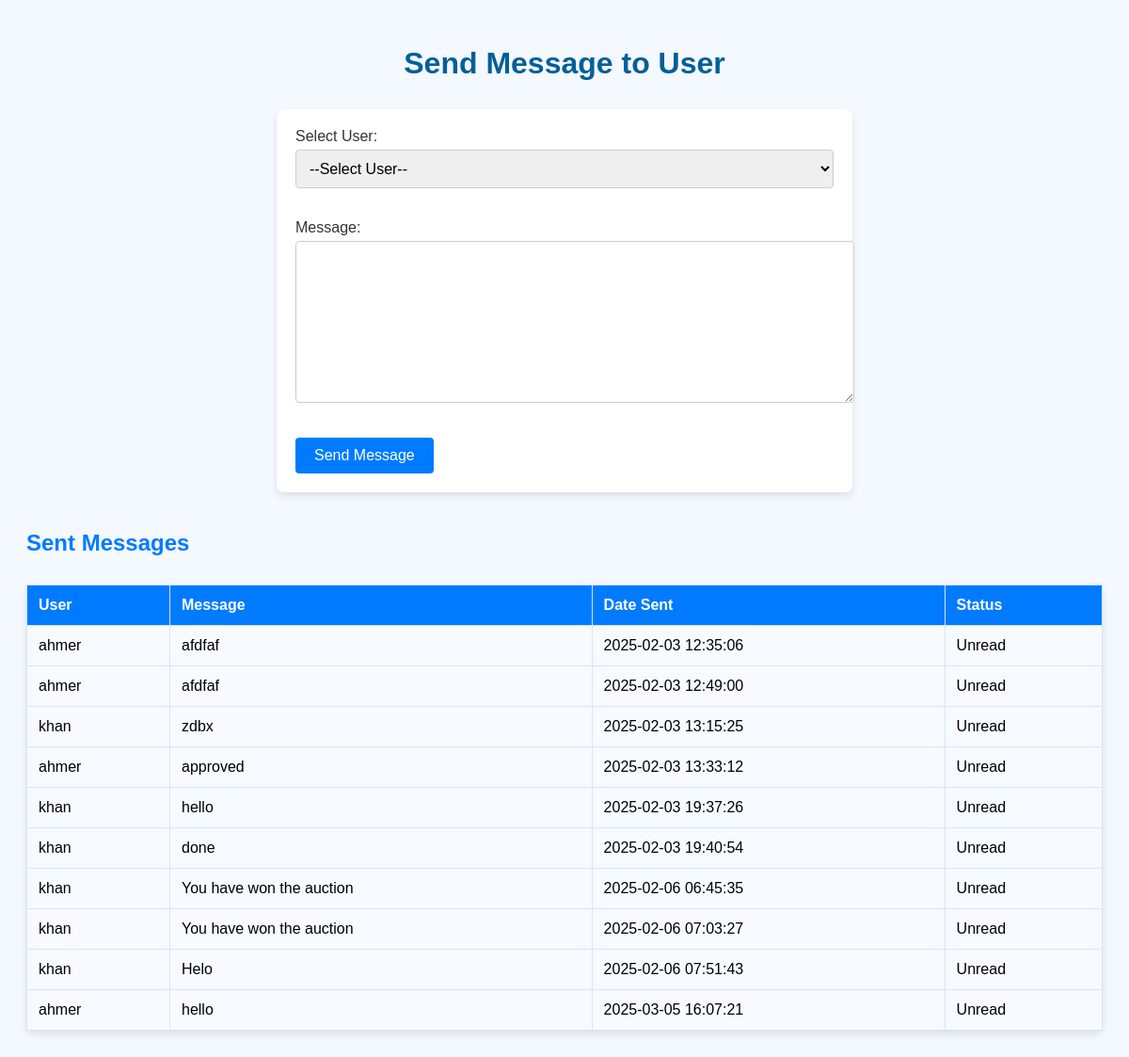
/admin-messages.php, run on the app's committed database.
### tables this page shows
CREATE TABLE `admin_messages` (
  `id` int(11) NOT NULL,
  `user_id` int(11) NOT NULL,
  `message` text NOT NULL,
  `message_date` timestamp NOT NULL DEFAULT current_timestamp(),
  `status` enum('unread','read') DEFAULT 'unread'
);

CREATE TABLE `memberships` (
  `id` int(11) NOT NULL,
  `full_name` varchar(255) NOT NULL,
  `email` varchar(255) NOT NULL,
  `phone` varchar(15) NOT NULL,
  `membership_type` enum('Basic','Premium','Lifetime') NOT NULL,
  `message` text DEFAULT NULL,
  `application_date` timestamp NOT NULL DEFAULT current_timestamp(),
  `status` enum('pending','accepted','rejected') DEFAULT 'pending'
);

### src/admin-messages.php (the view, shortened to what this page needs)
<?php
include('db.php');
?>
<!DOCTYPE html>
<html lang="en">
<head>
</head>
<body>
    <h1>Send Message to User</h1>
    <form action="" method="POST">
        <label for="user_id">Select User:</label>
        <select name="user_id" required>
            <option value="">--Select User--</option>
        </select><br><br>
        <label for="message">Message:</label><br>
        <textarea name="message" required></textarea><br><br>
        <button type="submit" name="send_message">Send Message</button>
    </form>
    <h2>Sent Messages</h2>
    <table>
        <thead>
            <tr>
                <th>User</th>
                <th>Message</th>
                <th>Date Sent</th>
                <th>Status</th>
            </tr>
        </thead>
        <tbody>
            <?php
            $query = "SELECT m.full_name, am.message, am.message_date, am.status FROM admin_messages am
                      JOIN memberships m ON am.user_id = m.id";
            $messages_result = mysqli_query($conn, $query);
            while ($message = mysqli_fetch_assoc($messages_result)):
            ?>
                <tr>
                    <td><?php echo $message['full_name']; ?></td>
                    <td><?php echo nl2br(htmlspecialchars($message['message'])); ?></td>
                    <td><?php echo $message['message_date']; ?></td>
                    <td><?php echo ucfirst($message['status']); ?></td>
                </tr>
            <?php endwhile; ?>
        </tbody>
    </table>
</body>
</html>

### src/admin-messages.php (style rules this page uses)
body { font-family: Arial, sans-serif; background-color: #f4f8ff; padding: 20px; }
h1 { text-align: center; color: #005f99; margin-bottom: 30px; }
h2 { color: #007bff; margin-top: 40px; }
form { background-color: #ffffff; padding: 20px; border-radius: 8px; box-shadow: 0 4px 8px rgba(0, 0, 0, 0.1); margin-bottom: 30px; width: 50%; margin: 0 auto; }
label { font-size: 16px; color: #333; }
select, textarea { width: 100%; padding: 10px; margin-top: 5px; margin-bottom: 15px; border: 1px solid #ccc; border-radius: 4px; font-size: 16px; }
button { padding: 10px 20px; background-color: #007bff; color: white; border: none; border-radius: 4px; font-size: 16px; cursor: pointer; }
table { width: 100%; border-collapse: collapse; margin-top: 30px; background-color: #ffffff; border-radius: 8px; box-shadow: 0 4px 8px rgba(0, 0, 0, 0.1); }
th, td { padding: 12px; text-align: left; border: 1px solid #d1e7fd; }
th { background-color: #007bff; color: white; }
td { background-color: #f7faff; }
textarea { height: 150px; resize: vertical; }

### data on the page
admin_messages: user.full_name "ahmer", message "afdfaf", message_date "2025-02-03 12:35:06", status "Unread"
admin_messages: user.full_name "ahmer", message "afdfaf", message_date "2025-02-03 12:49:00", status "Unread"
admin_messages: user.full_name "khan", message "zdbx", message_date "2025-02-03 13:15:25", status "Unread"
admin_messages: user.full_name "ahmer", message "approved", message_date "2025-02-03 13:33:12", status "Unread"
admin_messages: user.full_name "khan", message "hello", message_date "2025-02-03 19:37:26", status "Unread"
admin_messages: user.full_name "khan", message "done", message_date "2025-02-03 19:40:54", status "Unread"
admin_messages: user.full_name "khan", message "You have won the auction", message_date "2025-02-06 06:45:35", status "Unread"
admin_messages: user.full_name "khan", message "You have won the auction", message_date "2025-02-06 07:03:27", status "Unread"
admin_messages: user.full_name "khan", message "Helo", message_date "2025-02-06 07:51:43", status "Unread"
admin_messages: user.full_name "ahmer", message "hello", message_date "2025-03-05 16:07:21", status "Unread"
